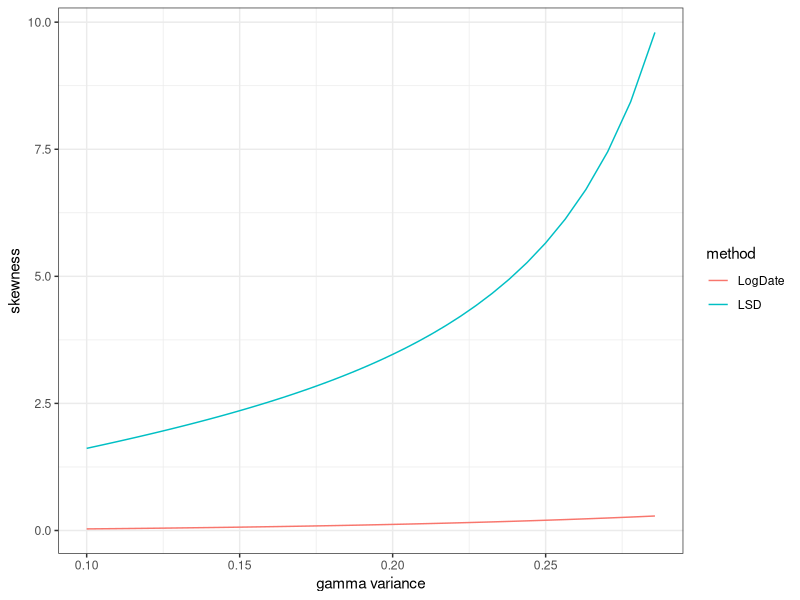

Write the R code that produced this figure.
alpha = seq(3.5,10,0.1)

skew_lsd = 4*sqrt(alpha-2)/(alpha-3)
skew_logdate = trigamma(alpha)/(digamma(alpha)^(3/2))

mean_lsd = alpha/(alpha-1)-1
mean_logdate = digamma(alpha)-log(alpha)

d = rbind(data.frame(method="LSD",alpha=alpha,skewness=skew_lsd,mean=mean_lsd),
          data.frame(method="LogDate",alpha=alpha,skewness=skew_logdate,mean=mean_logdate))

require(ggplot2)

ggplot(d,aes(x=1/alpha,y=skewness,color=method)) + 
  xlab("gamma variance") + 
  geom_line() + theme_bw()
